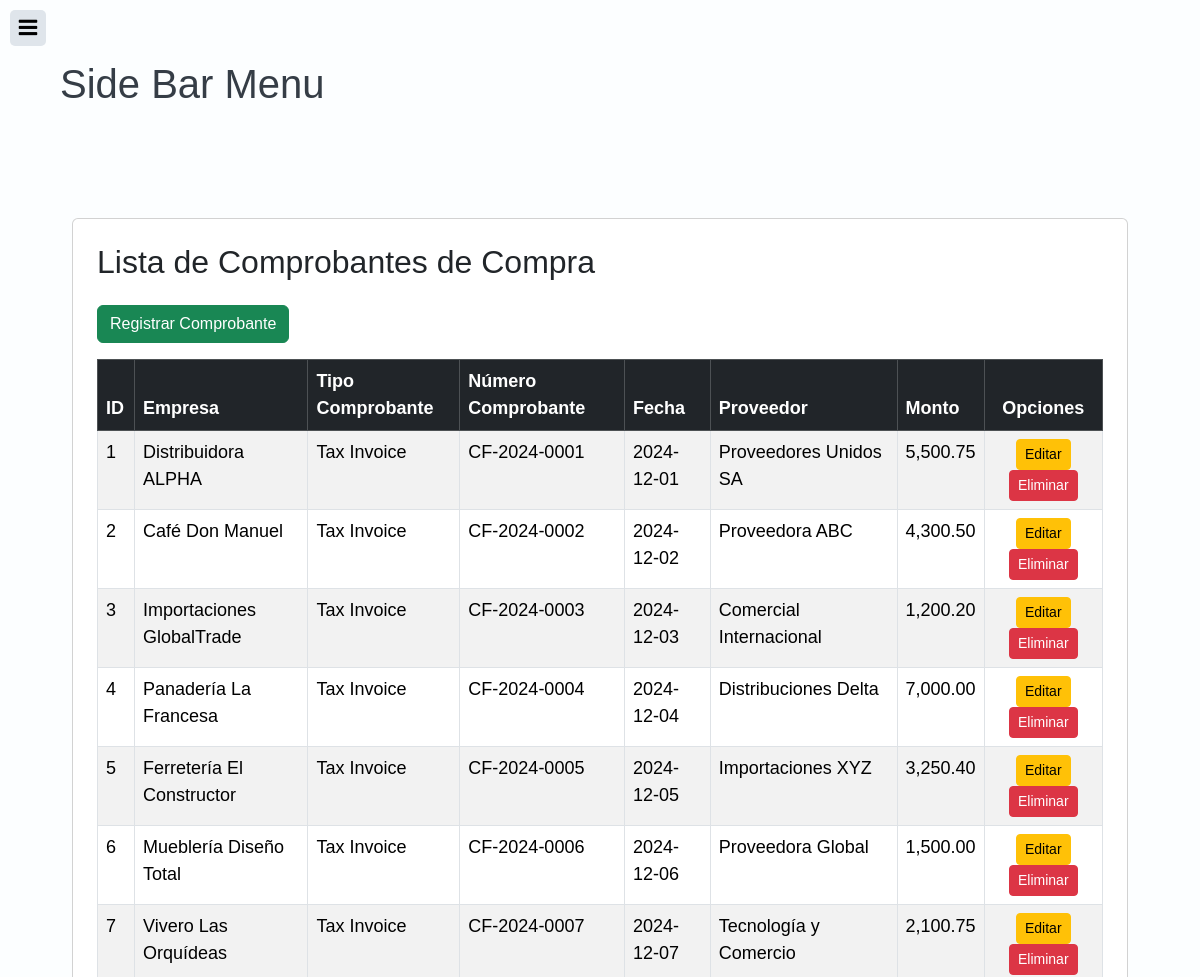
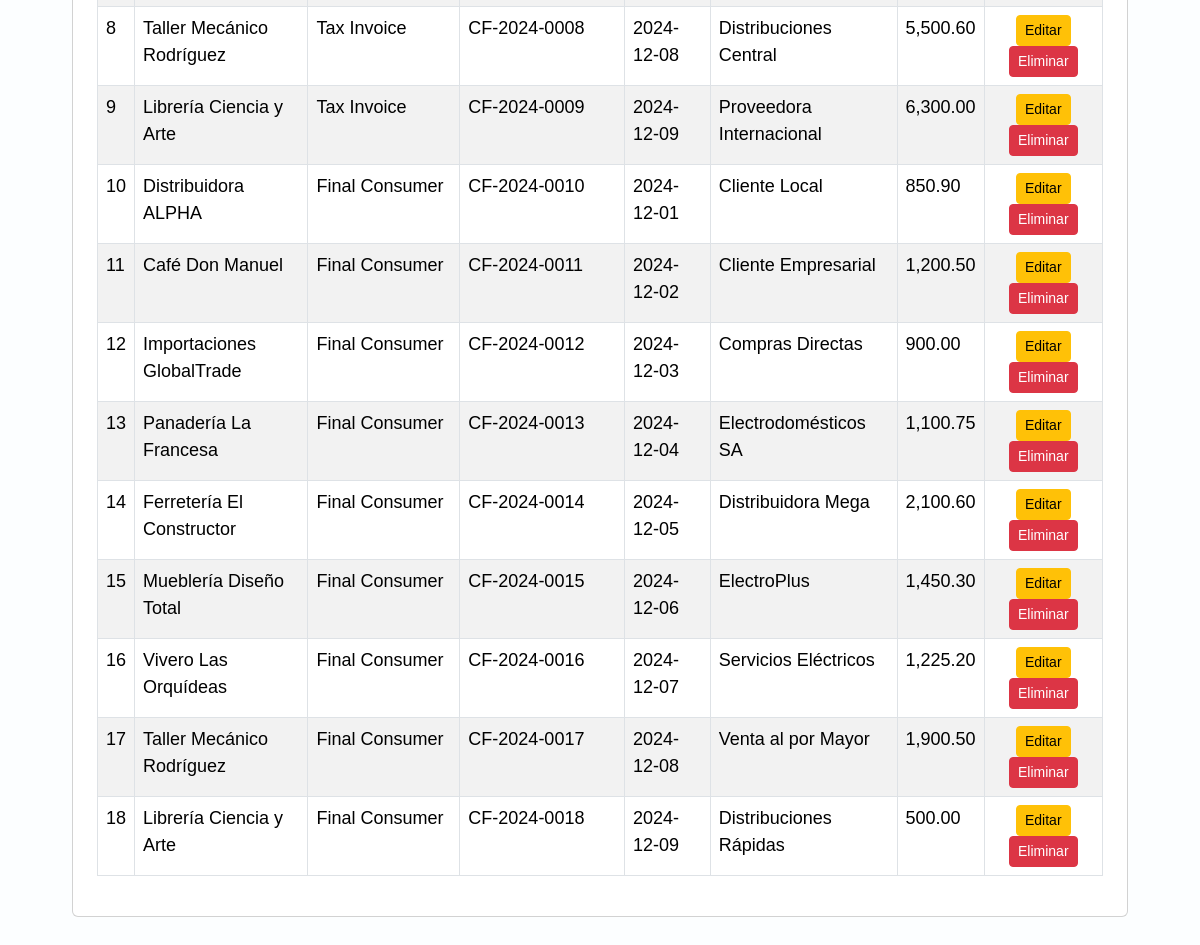
Screenshot of /views/purchaseReceipts/purchaseReceipts.php (signed in) with the database file from the repository (2 pictures, top to bottom).
### tables this page shows
CREATE TABLE purchase_receipts (
    purchase_receipt_id INT AUTO_INCREMENT PRIMARY KEY,
    company_id INT,
    receipt_type ENUM('Tax Invoice', 'Final Consumer') NOT NULL,
    receipt_number VARCHAR(50) NOT NULL,
    receipt_date DATE NOT NULL,
    amount DECIMAL(10,2) NOT NULL,
    supplier VARCHAR(200) NOT NULL,
    attachment LONGBLOB,
    FOREIGN KEY (company_id) REFERENCES companies(company_id)
);

CREATE TABLE companies (
    company_id INT AUTO_INCREMENT PRIMARY KEY,
    name VARCHAR(200) NOT NULL,
    company_type ENUM('Natural', 'Legal') NOT NULL,
    address TEXT,
    phone VARCHAR(20),
    email VARCHAR(100)
);

### controllers/PurchaseReceiptController.php (called while the page is built, shortened)
<?php
require_once(dirname(__FILE__) . "/../config/config.php");
require_once(dirname(__FILE__) . "/../models/PurchaseReceiptModel.php");
class PurchaseReceiptController
{
    private $purchaseReceipt;
    public function __construct()
    {
        $database = new Database();
        $this->db = $database->getConnection();
        $this->purchaseReceipt = new PurchaseReceiptModel($this->db);
    }
    public function index()
    {
        $result = $this->purchaseReceipt->getAll();
        $purchaseReceipts = $result->fetchAll(PDO::FETCH_ASSOC);
        include(dirname(__FILE__) . '/../views/purchaseReceipts/index.php');
    }
}
?>

### config/config.php (called while the page is built, shortened)
<?php
class Database {
    private $host = "localhost";
    private $database = "ContadorcitoDB";
    private $user = "root";
    private $password = "123123";
    public function getConnection() {
        $this->conn = null;
        try {
            $this->conn = new PDO(
                "mysql:host=".$this->host.";dbname=".$this->database.";charset=utf8",
                $this->user,
                $this->password
            );
            $this->conn->setAttribute(PDO::ATTR_ERRMODE, PDO::ERRMODE_EXCEPTION);
        } catch(PDOException $ex) {
            error_log("Connection error: " . $ex->getMessage());
            die("Database connection failed.");
        }
        return $this->conn;
    }
}
?>

### models/PurchaseReceiptModel.php (called while the page is built, shortened)
<?php
class PurchaseReceiptModel {
    private $conn;
    private $table_name = "purchase_receipts";
    public function __construct($db) {
        $this->conn = $db;
    }
    public function getAll() {
        $query = "SELECT purchase_receipt_id, c.company_id, name, receipt_type, receipt_number, receipt_date, amount, supplier, attachment FROM {$this->table_name} p INNER JOIN companies c ON p.company_id = c.company_id";
        $stmt = $this->conn->prepare($query);
        $stmt->execute();
        return $stmt;
    }
}
?>

### views/purchaseReceipts/index.php (the view)
<?php
include '../template/header.php';
?>
<div class="container">
   <div class="card mt-5 p-4">
       <h2 class="mb-4">Lista de Comprobantes de Compra</h2>
       <div class="d-flex justify-content-between mb-3">
           <a href="?action=create" class="btn btn-success">Registrar Comprobante</a>
       </div>
       <div class="table-responsive">
           <table id="genericTable" class="table table-striped table-bordered">
               <thead class="table-dark">
                   <tr>
                       <th scope="col">ID</th>
                       <th scope="col">Empresa</th>
                       <th scope="col">Tipo Comprobante</th>
                       <th scope="col">Número Comprobante</th>
                       <th scope="col">Fecha</th>
                       <th scope="col">Proveedor</th>
                       <th scope="col">Monto</th>
                       <th scope="col" class="text-center">Opciones</th>
                   </tr>
               </thead>
               <tbody>
                   <?php foreach ($purchaseReceipts as $receipt): ?>
                       <tr>
                           <td><?= htmlspecialchars($receipt['purchase_receipt_id']); ?></td>
                           <td><?= htmlspecialchars($receipt['name']); ?></td>
                           <td><?= htmlspecialchars($receipt['receipt_type']); ?></td>
                           <td><?= htmlspecialchars($receipt['receipt_number']); ?></td>
                           <td><?= htmlspecialchars($receipt['receipt_date']); ?></td>
                           <td><?= htmlspecialchars($receipt['supplier']); ?></td>
                           <td><?= htmlspecialchars(number_format($receipt['amount'], 2)); ?></td>
                           <td class="text-center">
                               <a href="?action=edit&id=<?= $receipt['purchase_receipt_id'] ?>" class="btn btn-warning btn-sm">Editar</a>
                               <a href="?action=delete&id=<?= $receipt['purchase_receipt_id'] ?>" class="btn btn-danger btn-sm">Eliminar</a>
                           </td>
                       </tr>
                   <?php endforeach; ?>
               </tbody>
           </table>
       </div>
   </div>
</div>
<?php include '../template/footer.php'; ?>

### resources/index.css (style rules this page uses)
body { margin: 0; background: #556270; color: #353d46; font: 18px/27px 'Arial', sans-serif; }

### rows the page displays
purchase_receipts: purchase_receipt_id "1", company.name "Distribuidora ALPHA", receipt_type "Tax Invoice", receipt_number "CF-2024-0001", receipt_date "2024-12-01", supplier "Proveedores Unidos SA", amount "5,500.75"
purchase_receipts: purchase_receipt_id "2", company.name "Café Don Manuel", receipt_type "Tax Invoice", receipt_number "CF-2024-0002", receipt_date "2024-12-02", supplier "Proveedora ABC", amount "4,300.50"
purchase_receipts: purchase_receipt_id "3", company.name "Importaciones GlobalTrade", receipt_type "Tax Invoice", receipt_number "CF-2024-0003", receipt_date "2024-12-03", supplier "Comercial Internacional", amount "1,200.20"
purchase_receipts: purchase_receipt_id "4", company.name "Panadería La Francesa", receipt_type "Tax Invoice", receipt_number "CF-2024-0004", receipt_date "2024-12-04", supplier "Distribuciones Delta", amount "7,000.00"
purchase_receipts: purchase_receipt_id "5", company.name "Ferretería El Constructor", receipt_type "Tax Invoice", receipt_number "CF-2024-0005", receipt_date "2024-12-05", supplier "Importaciones XYZ", amount "3,250.40"
purchase_receipts: purchase_receipt_id "6", company.name "Mueblería Diseño Total", receipt_type "Tax Invoice", receipt_number "CF-2024-0006", receipt_date "2024-12-06", supplier "Proveedora Global", amount "1,500.00"
purchase_receipts: purchase_receipt_id "7", company.name "Vivero Las Orquídeas", receipt_type "Tax Invoice", receipt_number "CF-2024-0007", receipt_date "2024-12-07", supplier "Tecnología y Comercio", amount "2,100.75"
purchase_receipts: purchase_receipt_id "8", company.name "Taller Mecánico Rodríguez", receipt_type "Tax Invoice", receipt_number "CF-2024-0008", receipt_date "2024-12-08", supplier "Distribuciones Central", amount "5,500.60"
purchase_receipts: purchase_receipt_id "9", company.name "Librería Ciencia y Arte", receipt_type "Tax Invoice", receipt_number "CF-2024-0009", receipt_date "2024-12-09", supplier "Proveedora Internacional", amount "6,300.00"
purchase_receipts: purchase_receipt_id "10", company.name "Distribuidora ALPHA", receipt_type "Final Consumer", receipt_number "CF-2024-0010", receipt_date "2024-12-01", supplier "Cliente Local", amount "850.90"
purchase_receipts: purchase_receipt_id "11", company.name "Café Don Manuel", receipt_type "Final Consumer", receipt_number "CF-2024-0011", receipt_date "2024-12-02", supplier "Cliente Empresarial", amount "1,200.50"
purchase_receipts: purchase_receipt_id "12", company.name "Importaciones GlobalTrade", receipt_type "Final Consumer", receipt_number "CF-2024-0012", receipt_date "2024-12-03", supplier "Compras Directas", amount "900.00"
purchase_receipts: purchase_receipt_id "13", company.name "Panadería La Francesa", receipt_type "Final Consumer", receipt_number "CF-2024-0013", receipt_date "2024-12-04", supplier "Electrodomésticos SA", amount "1,100.75"
purchase_receipts: purchase_receipt_id "14", company.name "Ferretería El Constructor", receipt_type "Final Consumer", receipt_number "CF-2024-0014", receipt_date "2024-12-05", supplier "Distribuidora Mega", amount "2,100.60"
purchase_receipts: purchase_receipt_id "15", company.name "Mueblería Diseño Total", receipt_type "Final Consumer", receipt_number "CF-2024-0015", receipt_date "2024-12-06", supplier "ElectroPlus", amount "1,450.30"
purchase_receipts: purchase_receipt_id "16", company.name "Vivero Las Orquídeas", receipt_type "Final Consumer", receipt_number "CF-2024-0016", receipt_date "2024-12-07", supplier "Servicios Eléctricos", amount "1,225.20"
purchase_receipts: purchase_receipt_id "17", company.name "Taller Mecánico Rodríguez", receipt_type "Final Consumer", receipt_number "CF-2024-0017", receipt_date "2024-12-08", supplier "Venta al por Mayor", amount "1,900.50"
purchase_receipts: purchase_receipt_id "18", company.name "Librería Ciencia y Arte", receipt_type "Final Consumer", receipt_number "CF-2024-0018", receipt_date "2024-12-09", supplier "Distribuciones Rápidas", amount "500.00"
